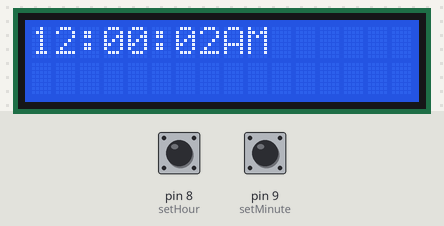
This sketch was run on a simulated Arduino Uno, built with avr-gcc and run on an emulated ATmega328P. Shown: 16×2 character LCD. Inputs (shaded band) come from the test bench; at power-on: pin 8 (setHour) LOW, pin 9 (setMinute) LOW.

Above: at 1.2 s.
1.3 s: pin 8 (setHour) pulled HIGH for 1.3 s
At 2.8 s:
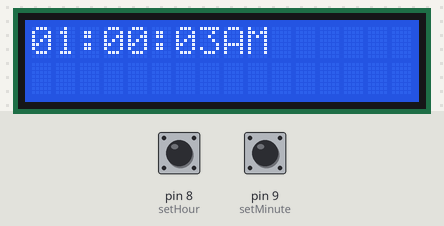
4.5 s: pin 9 (setMinute) pulled HIGH for 1.3 s
At 5.7 s:
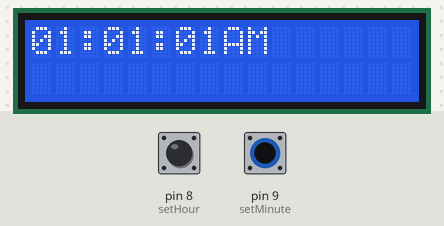
7.5 s: pin 8 (setHour) pulled HIGH for 1.3 s
At 8.8 s:
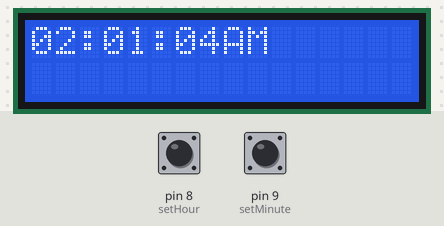
10.5 s: pin 9 (setMinute) pulled HIGH for 1.3 s
At 11.8 s:
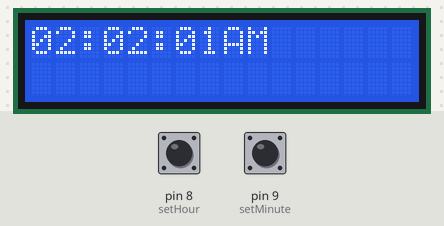
Timing chart, 0 to 13.5 s (numbered marks = the images above; inputs shaded):
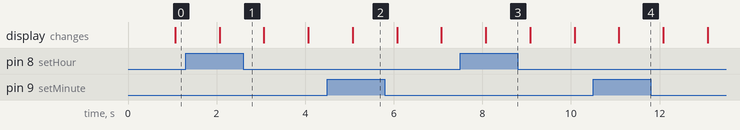

The sketch:

digitalClock.ino
```cpp
//Include header file for display hardware
#include <LiquidCrystal.h>

//Define Pins
#define setHour 8
#define setMinute 9

LiquidCrystal lcd(12,11,5,4,3,2);
int hours = 12;
int minutes = 0;
int seconds = 0;
int militaryTime = 0;
bool morning = true;
//change “military” to true if you want a 24 hour format
bool military = false;

void setup(){
  lcd.begin(16,2);
}
void loop(){
   lcd.setCursor(0,0);
   seconds += 1;
   if (military) lcd.print(militaryTime);
   else {
     if (hours < 10)lcd.print ("0");
     lcd.print(hours);
   }
   lcd.print(":");
   if (minutes < 10)lcd.print ("0");
   lcd.print(minutes);
   lcd.print(":");
   if (seconds < 10)lcd.print ("0");
   lcd.print(seconds);
   if (morning) lcd.print("AM");
   else lcd.print("PM");
   delay(1000);
   checkTimeFormat();

   //Set HOUR & Minutes
   if (digitalRead(setHour) == HIGH) {
    hours += 1;
    militaryTime += 1;
    checkTimeFormat();
   }
   if (digitalRead(setMinute) == HIGH) {
    seconds = 0;
    minutes += 1;
    checkTimeFormat();
   }
}
void checkTimeFormat (){
   if(seconds == 60){
    seconds = 0;
    minutes += 1;
   }
   if(minutes==60){
    minutes = 0;
    hours += 1;
    militaryTime += 1;
   }
   if(hours==13){
    hours = 1;
   }
   if (militaryTime < 12){
    morning = true;
   }
   else{
    morning = false;
   }
}
```
